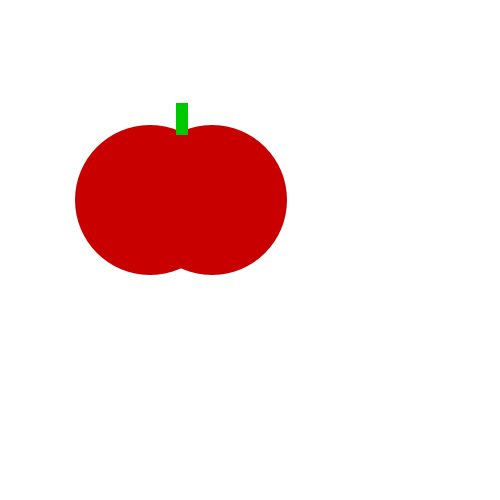
Frame 1 (no input)
Frame 60 (the mouse pressed at the canvas centre just before this capture): identical to frame 1, image omitted
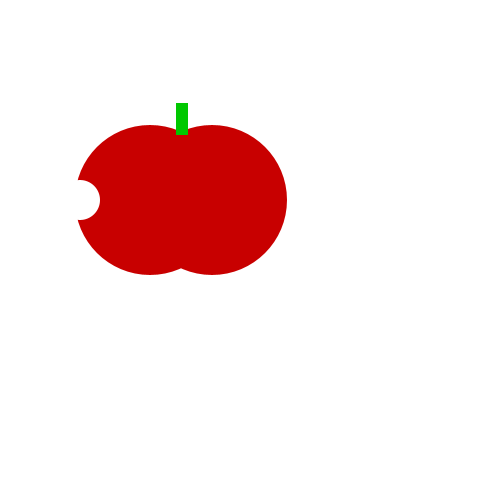
Frame 120 (the mouse held since frame 60 and released just before this capture)

The Processing sketch that drew these frames (run headless with seeded random() and noise(); from frame 60 on, the mouse is pressed at the canvas centre):

// Processing sketch: tasty_tomato
// ── tasty_tomato.pde
void setup() {
    size(500, 500);
}
void draw() {
    background(256, 256, 256);
    noStroke();
    fill(200,0,0);
    ellipse(150, 200, 150, 150);
    
    fill(200,0,0);
    ellipse(212, 200, 150, 150);
    
    fill(0,200,0);
    rect(176, 103, 12, 32);
    if(mousePressed){
      
    fill(256,256,256);
    ellipse(80,200,40,40);
    }
}
